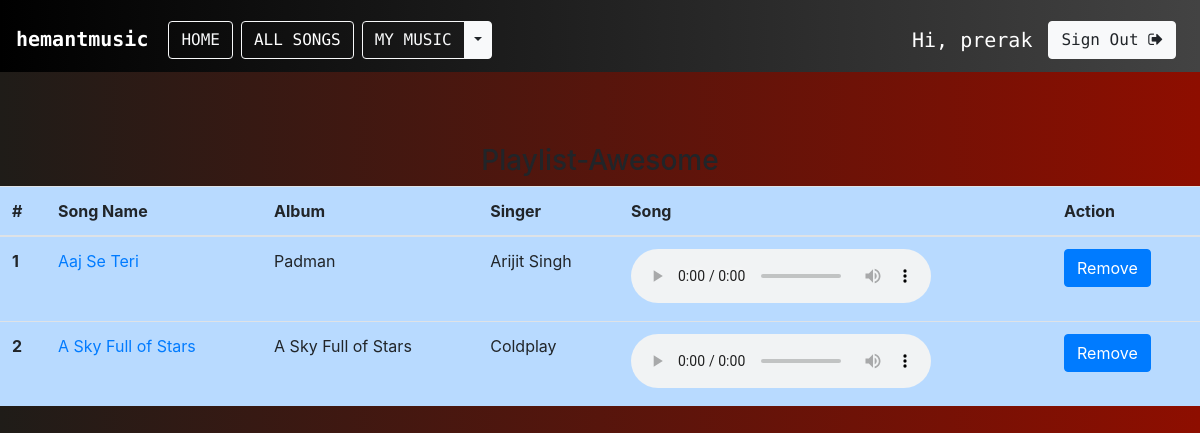
Page /playlist/Awesome/ (signed in) on the committed database.
### musicapp/models.py (models this page shows, shortened)
class Song(models.Model):
    Language_Choice = (
              ('Hindi', 'Hindi'),
              ('English', 'English'),
          )
    name = models.CharField(max_length=200)
    album = models.CharField(max_length=200)
    language = models.CharField(max_length=20,choices=Language_Choice,default='Hindi')
    song_img = models.FileField()
    year = models.IntegerField()
    singer = models.CharField(max_length=200)
    song_file = models.FileField()

### musicapp/views.py (the view)
# urls.py: path('playlist/<str:playlist_name>/', views.playlist_songs, name='playlist_songs'),
def playlist_songs(request, playlist_name):
    songs = Song.objects.filter(playlist__playlist_name=playlist_name, playlist__user=request.user).distinct()
    if request.method == "POST":
        song_id = list(request.POST.keys())[1]
        playlist_song = Playlist.objects.filter(playlist_name=playlist_name, song__id=song_id, user=request.user)
        playlist_song.delete()
        messages.success(request, "Song removed from playlist!")
    context = {'playlist_name': playlist_name, 'songs': songs}
    return render(request, 'musicapp/playlist_songs.html', context=context)

### templates/musicapp/playlist_songs.html (shortened to what this page needs)
{% extends 'base.html' %}
{% load socialaccount %}
{% block body %}
<br>
<br>
<br>
<center>
  <h3>Playlist-{{playlist_name}}</h3>
</center>
<table class="table table-hover table-primary">
  <thead>
    <tr>
      <th scope="col">#</th>
      <th scope="col">Song Name</th>
      <th scope="col">Album</th>
      <th scope="col">Singer</th>
      <th scope="col">Song</th>
      <th scope="col">Action</th>
    </tr>
  </thead>
  <tbody>
    {% if songs %}
    {% for song in songs %}
    <tr>
      <th scope="row">{{forloop.counter}}</th>
      <td><a href="{% url 'detail' song.id %}">{{song.name}}</a></td>
      <td>{{song.album}}</td>
      <td>{{song.singer}}</td>
      <td>
        <audio controls>
          <source src="{{ song.song_file.url }}" type="audio/mpeg">
        </audio>
      </td>
      <td>
        <form method="post">
          <input class="btn btn-primary" type="submit" value="Remove" name={{song.id}}>
        </form>
      </td>
    </tr>
    {% endfor %}
    {% endif %}
  </tbody>
</table>
{% endblock body %}

### templates/base.html (shortened to what this page needs)
{% load static %}
<!doctype html>
<html lang="en">
<head>
    <link rel="stylesheet" href="https://maxcdn.bootstrapcdn.com/bootstrap/4.0.0/css/bootstrap.min.css">
    <link rel="stylesheet" href="https://stackpath.bootstrapcdn.com/font-awesome/4.7.0/css/font-awesome.min.css">
    <link href="{% static 'musicapp/css/musicplayer.css' %}" rel="stylesheet">
</head>
<body class="bg-nav">
    <nav class="lg-nav">
        <div class="navbar navbar-expand-md navbar-primary bg-lg-nav">
            <h1><a href="{% url 'index' %}" class="navbar-brand">
            <strong style="color:white">hemantmusic</strong></a></h1>
            <div class="collapse navbar-collapse">
               <a href="{% url 'index' %}" class="btn btn-outline-light mt-2 mx-1">HOME</a>
                <a style="color : white;" href="{% url 'all_songs' %}" class="btn btn-outline-light mt-2 mx-1">ALL SONGS</a>
                {% if request.user.is_active %}
                <div class="btn-group mt-2 mx-1">
                    <a type="button" href="{% url 'mymusic' %}" class="btn btn-outline-light">MY MUSIC</a>
                    <button type="button" class="btn btn-light dropdown-toggle dropdown-toggle-split" data-toggle="dropdown" aria-haspopup="true" aria-expanded="false">
                    </button>
                </div>
                {% endif %}
            </div>
            <div class="collapse navbar-collapse justify-content-end" id="navbar">
            {% if request.user.is_active %}
            <h5 class="text-white mt-3 mx-2">Hi, {{ request.user.username }}</h5>
            <a href="{% url 'logout' %}" class="btn btn-light mt-2 mx-2"> Sign Out <i class="fa fa-sign-out" aria-hidden="true"></i></a>
            {% else %}
            <a href="{% url 'login' %}" class="btn btn-light mt-2 mx-2"><i class="fa fa-sign-in" aria-hidden="true"></i> Sign In</a>
            <a href="{% url 'signup' %}" class="btn btn-light mt-2 mx-2"><i class="fa fa-user-plus" aria-hidden="true"></i> Sign Up</a>
            {% endif %}
            </div>
        </div>
    </nav>
    {% block body %}
    {% endblock body %}
    <br>
    <br>
    <br>
</body>
</html>

### templates/base.html (style rules this page uses)
.navbar { font-family: 'Source Code Pro', monospace; }
@media only screen and (orientation: landscape) { body { background-color: lightblue; } }
html { position: relative; min-height: 100%; }
body { BB B margin-bottom: 0px; }
.bg-nav { background: #8E0E00; bAackgroBund: -webkit-linear-gradient(to right, #1F1C18, #8E0E00); background: linear-gradient(to right, #1F1C18, #8E0E00); B }
.lg-nav { background: #000000; background: -webkit-linear-gradient(to left, #434343, #000000); background: linear-gradient(to left, #434343, #000000); }

### rows in the picture
Song: name "Aaj Se Teri", album "Padman", singer "Arijit Singh"
Song: name "A Sky Full of Stars", album "A Sky Full of Stars", singer "Coldplay"

### other values in the picture
{{ request.user.username }} "prerak"
